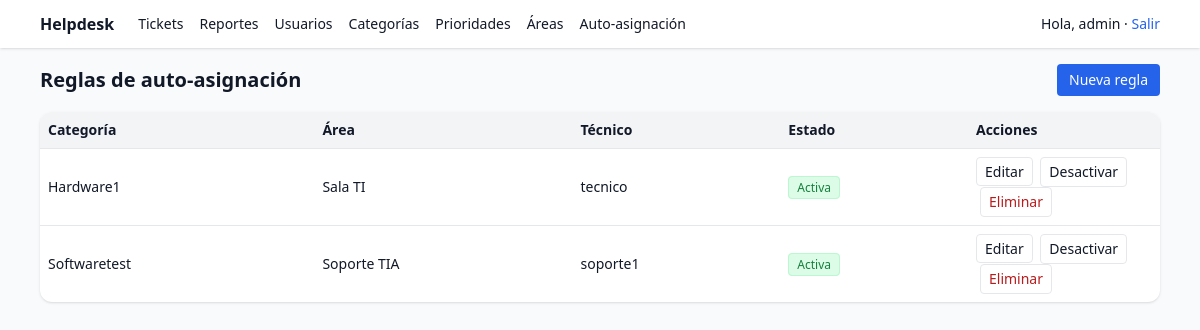
/auto-assign/ (signed in), run on the app's committed database.
### tickets/models.py (models this page shows, shortened)
class AutoAssignRule(models.Model):
    category = models.ForeignKey(Category, on_delete=models.CASCADE, null=True, blank=True)
    area = models.ForeignKey(Area, on_delete=models.CASCADE, null=True, blank=True)
    tech = models.ForeignKey(settings.AUTH_USER_MODEL, on_delete=models.CASCADE, related_name="auto_rules")
    is_active = models.BooleanField(default=True)
    created_at = models.DateTimeField(auto_now_add=True)
    class Meta:
        constraints = [
            models.UniqueConstraint(fields=["category", "area"], name="uniq_auto_rule_cat_area")
        ]

### catalog/models.py (models this page shows, shortened)
class Category(models.Model):
    name = models.CharField(max_length=120, unique=True)
    description = models.TextField(blank=True)
    is_active = models.BooleanField(default=True)

class Area(models.Model):
    name = models.CharField(max_length=120, unique=True)

### tickets/views.py (the view)
# urls.py: path("auto-assign/", ticket_views.auto_rules_list, name="auto_rules_list"),
@login_required
def auto_rules_list(request):
    if not is_admin(request.user):
        return HttpResponseForbidden("Solo ADMIN")
    rules = AutoAssignRule.objects.select_related("category","area","tech").order_by("-is_active","category__name","area__name")
    return TemplateResponse(request, "tickets/auto_rules/list.html", {"rules": rules})

### tickets/api.py (called while the page is built)
def is_admin(user):
    return user.is_superuser or user.groups.filter(name="ADMIN").exists()

### tickets/templatetags/roles.py (called while the page is built)
@register.filter
def has_group(user, group_name: str) -> bool:
    try:
        if not getattr(user, "is_authenticated", False):
            return False
        if group_name == "ADMIN":
            return user.is_superuser or user.groups.filter(name="ADMIN").exists()
        return user.groups.filter(name=group_name).exists()
    except Exception:
        return False

### templates/tickets/auto_rules/list.html (shortened to what this page needs)
{% extends "base.html" %}
{% block content %}
<div class="flex items-center justify-between mb-4">
  <h1 class="text-xl font-semibold">Reglas de auto-asignación</h1>
  <a href="{% url 'auto_rule_create' %}" class="bg-blue-600 text-white px-3 py-1.5 rounded text-sm">Nueva regla</a>
</div>
<table class="w-full bg-white rounded-xl shadow overflow-hidden text-sm">
  <thead class="bg-gray-100">
    <tr>
      <th class="text-left p-2">Categoría</th>
      <th class="text-left p-2">Área</th>
      <th class="text-left p-2">Técnico</th>
      <th class="text-left p-2">Estado</th>
      <th class="text-left p-2 w-48">Acciones</th>
    </tr>
  </thead>
  <tbody>
    {% for r in rules %}
    <tr class="border-t">
      <td class="p-2">{{ r.category.name|default:"—" }}</td>
      <td class="p-2">{{ r.area.name|default:"—" }}</td>
      <td class="p-2">{{ r.tech.username }}</td>
      <td class="p-2">
        {% if r.is_active %}
          <span class="text-xs px-2 py-0.5 rounded bg-green-100 text-green-700 border border-green-200">Activa</span>
        {% else %}
          <span class="text-xs px-2 py-0.5 rounded bg-gray-100 text-gray-700 border">Inactiva</span>
        {% endif %}
      </td>
      <td class="p-2 space-x-1">
        <a href="{% url 'auto_rule_edit' r.id %}" class="px-2 py-1 border rounded">Editar</a>
        <form method="post" action="{% url 'auto_rule_toggle' r.id %}" class="inline">
          <button class="px-2 py-1 border rounded">{{ r.is_active|yesno:"Desactivar,Activar" }}</button>
        </form>
        <form method="post" action="{% url 'auto_rule_delete' r.id %}" class="inline" onsubmit="return confirm('¿Eliminar regla?')">
          <button class="px-2 py-1 border rounded text-red-700">Eliminar</button>
        </form>
      </td>
    </tr>
    {% empty %}
    <tr><td class="p-3" colspan="5">Sin reglas.</td></tr>
    {% endfor %}
  </tbody>
</table>
{% endblock %}

### templates/base.html (shortened to what this page needs)
{% load static %}
{% load roles %}
<!doctype html>
<html lang="es">
<head>
  <script src="https://cdn.tailwindcss.com"></script>
</head>
<body class="bg-gray-50 text-gray-900">
  <header class="bg-white shadow">
    <div class="max-w-6xl mx-auto px-4 py-3 flex justify-between items-center">
      <div class="flex items-center gap-6">
        <a href="{% url 'tickets_home' %}" class="font-semibold">Helpdesk</a>
        {% if request.user.is_authenticated %}
          <nav class="hidden md:flex items-center gap-4">
            <a href="{% url 'tickets_home' %}" class="text-sm hover:underline">Tickets</a>
            <a href="{% url 'reports_dashboard' %}" class="text-sm hover:underline">Reportes</a>
            {% if request.user|has_group:"ADMIN" or request.user.is_superuser %}
              <a href="{% url 'accounts:users_list' %}" class="text-sm hover:underline">Usuarios</a>
              <a href="{% url 'categories_list' %}" class="text-sm hover:underline">Categorías</a>
              <a href="{% url 'priorities_list' %}" class="text-sm hover:underline">Prioridades</a>
              <a href="{% url 'areas_list' %}" class="text-sm hover:underline">Áreas</a>
              <a href="{% url 'auto_rules_list' %}" class="text-sm hover:underline">Auto-asignación</a>
            {% endif %}
          </nav>
        {% endif %}
      </div>
      <div class="text-sm">
        {% if request.user.is_authenticated %}
          Hola, <span class="font-medium">{{ request.user.username }}</span>
          · <form action="{% url 'logout' %}" method="post" class="inline">
              <button type="submit" class="text-blue-600 hover:underline">Salir</button>
            </form>
        {% else %}
          <a href="{% url 'login' %}" class="text-blue-600 hover:underline">Ingresar</a>
        {% endif %}
      </div>
    </div>
  </header>
  <main class="max-w-6xl mx-auto p-4">
    {% block content %}{% endblock %}
  </main>
</body>
</html>

### data on the page
AutoAssignRule: category.name "Hardware1", area.name "Sala TI", tech.username "tecnico", shows "Activa", is_active "Desactivar"
AutoAssignRule: category.name "Softwaretest", area.name "Soporte TIA", tech.username "soporte1", shows "Activa", is_active "Desactivar"

### other printed values
{{ request.user.username }} "admin"
